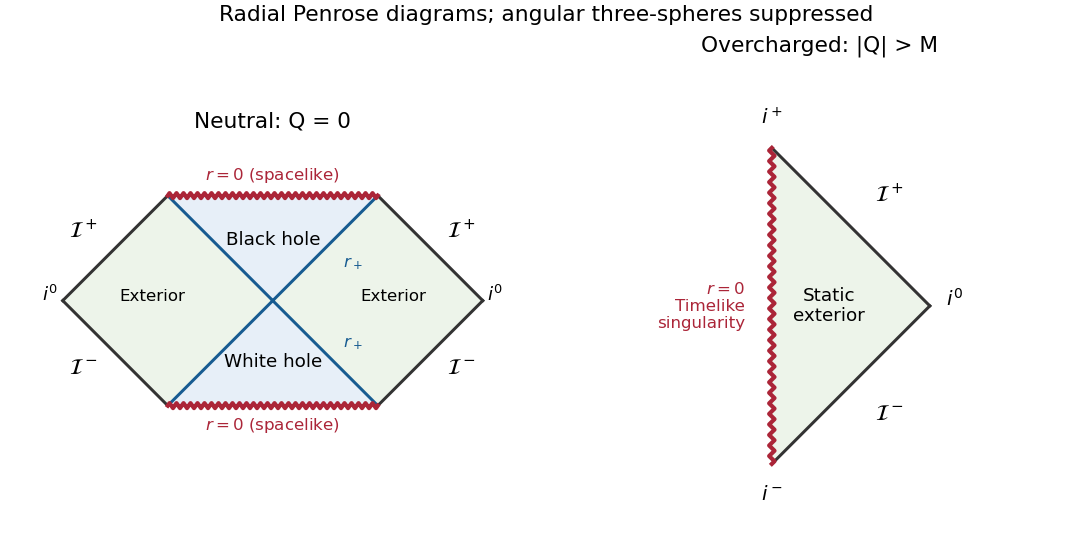

The Python source for this figure:
"""Original neutral/naked causal diagrams. Python 3.14; Matplotlib and NumPy.
Writes the fixed PNG basename to the caller's working directory.
"""
from pathlib import Path
import numpy as np
import matplotlib
matplotlib.use('Agg')
import matplotlib.pyplot as plt
from matplotlib.patches import Polygon
fig,axes=plt.subplots(1,2,figsize=(9.1,4.5),layout='constrained',facecolor='white')
blue='#175b91';red='#ab2538';dark='#333333'
def line(ax,a,b,color=dark,lw=1.8):ax.plot([a[0],b[0]],[a[1],b[1]],color=color,lw=lw)
def fill(ax,points,color):ax.add_patch(Polygon(points,facecolor=color,edgecolor='none'))
for ax in axes:ax.axis('off');ax.set_aspect('equal');ax.set_facecolor('white')
ax=axes[0]
for sign in [-1,1]:
 fill(ax,[(0,0),(sign,-1),(2*sign,0),(sign,1)],'#edf4ea')
 line(ax,(0,0),(sign,1),blue);line(ax,(0,0),(sign,-1),blue)
 line(ax,(sign,1),(2*sign,0));line(ax,(2*sign,0),(sign,-1))
 ax.text(1.15*sign,0,'Exterior',ha='center',fontsize=10)
 ax.text(1.8*sign,.6,r'$\mathcal{I}^+$',ha='center',fontsize=13)
 ax.text(1.8*sign,-.7,r'$\mathcal{I}^-$',ha='center',fontsize=13)
 ax.text(2.12*sign,0,r'$i^0$',ha='center',fontsize=11)
for sign,name in [(1,'Black hole'),(-1,'White hole')]:
 fill(ax,[(-1,sign),(0,0),(1,sign)],'#e7eff8')
 x=np.linspace(-1,1,121);y=sign+.024*np.sin(np.arange(121)*np.pi/2)
 ax.plot(x,y,color=red,lw=2.5)
 ax.text(0,.58*sign,name,ha='center',va='center',fontsize=11)
 ax.text(0,1.19*sign,r'$r=0$ (spacelike)',ha='center',va='center',color=red,fontsize=10)
ax.text(.67,.32,r'$r_+$',color=blue,fontsize=10)
ax.text(.67,-.44,r'$r_+$',color=blue,fontsize=10)
ax.set_xlim(-2.55,2.55);ax.set_ylim(-1.5,1.55)
ax.set_title('Neutral: Q = 0',fontsize=13)
ax=axes[1]
fill(ax,[(0,-1),(1,0),(0,1)],'#edf4ea')
line(ax,(0,1),(1,0));line(ax,(1,0),(0,-1))
y=np.linspace(-1,1,121);x=.017*np.sin(np.arange(121)*np.pi/2)
ax.plot(x,y,color=red,lw=2.5)
ax.text(-.17,0,r'$r=0$'+'\nTimelike\nsingularity',ha='right',va='center',color=red,fontsize=10)
ax.text(.36,0,'Static\nexterior',ha='center',va='center',fontsize=11)
ax.text(.65,.66,r'$\mathcal{I}^+$',fontsize=13);ax.text(.65,-.72,r'$\mathcal{I}^-$',fontsize=13)
ax.text(1.1,0,r'$i^0$',fontsize=12);ax.text(0,1.15,r'$i^+$',ha='center',fontsize=12);ax.text(0,-1.23,r'$i^-$',ha='center',fontsize=12)
ax.set_xlim(-.9,1.5);ax.set_ylim(-1.45,1.55)
ax.set_title('Overcharged: |Q| > M',fontsize=13)
fig.suptitle('Radial Penrose diagrams; angular three-spheres suppressed',fontsize=13)
fig.savefig(Path.cwd()/'paper-57-causal-neutral.png',dpi=120,facecolor='white',transparent=False)
plt.close(fig)
